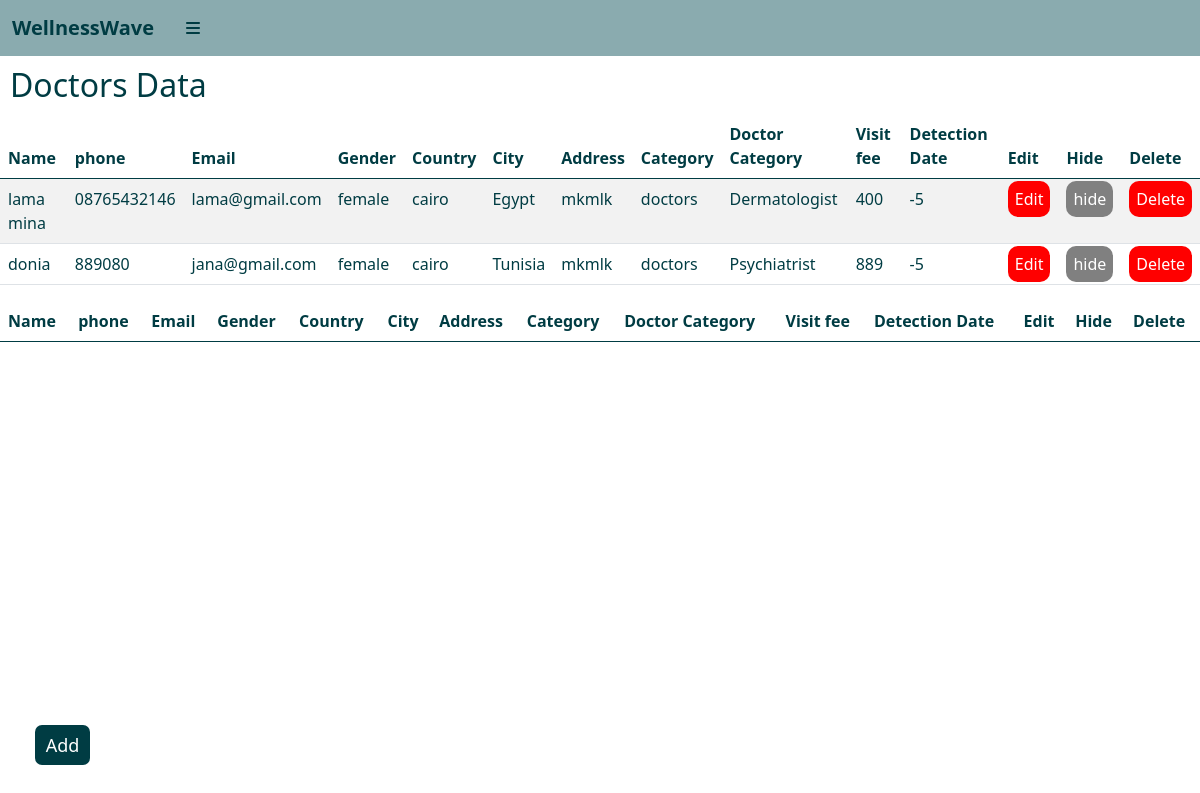
The app's page /wellness-wave-as-admin/ADdoctors.php with its own data.
### tables this page shows
CREATE TABLE `doctor` (
  `doctor_id` int(11) NOT NULL,
  `doctor_name` varchar(255) NOT NULL,
  `phone` varchar(255) NOT NULL,
  `email` varchar(255) NOT NULL,
  `gender` varchar(255) NOT NULL,
  `city` varchar(255) NOT NULL,
  `country` varchar(255) NOT NULL,
  `hide` int(11) NOT NULL DEFAULT 1,
  `category_id` int(11) NOT NULL,
  `doctorcat_id` int(11) NOT NULL,
  `visit_fee` decimal(10,0) NOT NULL,
  `schedule` varchar(255) NOT NULL,
  `address` varchar(255) NOT NULL,
  `image` longtext NOT NULL
);

CREATE TABLE `category` (
  `category_id` int(11) NOT NULL,
  `category_name` varchar(255) NOT NULL
);

CREATE TABLE `doctorcat` (
  `doctorcat_id` int(11) NOT NULL,
  `doctorcat_name` varchar(255) NOT NULL
);

### wellness-wave-as-admin/ADdoctors.php (the view, shortened to what this page needs)
<?php
include("connection.php");
$Join_query="SELECT * FROM `doctor` JOIN `doctorcat` ON `doctor` . `doctorcat_id` = `doctorcat` . `doctorcat_id` JOIN `category` ON `doctor` . `category_id` = `category` . `category_id` WHERE `doctor` . `hide` =1";
$run_join = mysqli_query($connect,$Join_query);
?>
<!DOCTYPE html>
<html lang="en">
<head>
    <link rel="stylesheet" href="CSS/bootstrap.min.css">
    <link rel="stylesheet" href="https://cdnjs.cloudflare.com/ajax/libs/font-awesome/6.5.2/css/all.min.css">
    <link rel="stylesheet" href="CSS/ADdoctors.css">
</head>
<body>
    <div class="main close-nav" id="mainDiv">
        <nav class="navbar navbar-expand-lg navbar-light bg-light">
            <div class="container-fluid">
                <a class="navbar-brand" href="#">WellnessWave</a>
                <div class="collapse navbar-collapse" id="navbarSupportedContent">
                    <li class="nav-item ">
                        <a id="toggleBtn" class="nav-link " href="#" tabindex="-1" aria-disabled="true">
                            <i class="fa-solid fa-bars">
                            </i>
                        </a>
                    </li>
                </div>
            </div>
        </nav>
        <div class="conent">
            <h2>Doctors Data</h2>
            <table id="example" class="table table-striped" style="width:100%">
                <thead>
                    <tr>
                        <th>Name</th>
                        <th>phone</th>
                        <th>Email</th>
                        <th>Gender</th>
                        <th>Country</th>
                        <th>City</th>
                        <th>Address</th>
                        <th>Category</th>
                        <th>Doctor Category</th>
                        <th>Visit fee</th>
                        <th> Detection Date</th>
                        <th>Edit</th>
                        <th>Hide</th>
                        <th>Delete</th>
                    </tr>
                </thead>
                <tbody>
                    <tr>
                    <?php foreach ($run_join as $row) { ?>
             <td><?php echo $row  ['doctor_name'] ?></td>
            <td><?php echo $row  ['phone'] ?></td>
            <td><?php echo $row ['email'] ?></td>
            <td><?php echo $row  ['gender'] ?></td>
            <td><?php echo $row ['city'] ?></td>
            <td><?php echo $row ['country'] ?></td>
            <td><?php echo $row ['address'] ?></td>
            <td><?php echo $row ['category_name'] ?></td>
            <td><?php echo $row ['doctorcat_name'] ?></td>
            <td><?php echo $row ['visit_fee'] ?></td>
            <td><?php echo $row ['schedule'] ?></td>
            <td><a class="one" href="drform.php?edit=<?php echo $row['doctor_id'] ?>">Edit</a></td>
            <td><a class="two" href="ADdoctors.php?hide=<?php echo $row['doctor_id'] ?>">hide</a></td>
            <td><a class="one" href="ADdoctors.php?delete=<?php echo $row['doctor_id'] ?>">Delete</a></td>
                    </tr>
                    <?php } ?>
                </tbody>
            </table>
        </div>
            <table id="example" class="table table-striped" style="width:100%">
                <thead>
                    <tr>
                        <th>Name</th>
                        <th>phone</th>
                        <th>Email</th>
                        <th>Gender</th>
                        <th>Country</th>
                        <th>City</th>
                        <th>Address</th>
                        <th>Category</th>
                        <th>Doctor Category</th>
                        <th>Visit fee</th>
                        <th> Detection Date</th>
                        <th>Edit</th>
                        <th>Hide</th>
                        <th>Delete</th>
                    </tr>
                </thead>
            </table>
        </div>
        <div class="add">
        <a href="drform.php"> <button>
                Add
            </button></a>
        </div>
</body>
</html>

### wellness-wave-as-admin/css/ADdoctors.css (style rules this page uses)
* { padding: 0; margin: 0; box-sizing: border-box; list-style: none; color: #003c43; }
.main { width: 80%; min-height: 100vh; position: absolute; left: 20%; }
.navbar { background-color: #054c5477 !important; color: #003c43 !important; }
.close-nav { width: 100%; left: 0; }
.one { background-color: red; padding: 7px; color: white; border-radius: 10px; text-decoration: none; transition: 0.3s; }
.two { background-color: gray; padding: 7px; color: white; border-radius: 10px; text-decoration: none; transition: 0.3s; }
h2 { margin: 10px; }
.nav-link { transition: 0.2s; color: white !important; }
.navbar-brand { color: #003c43 !important; font-weight: bold; }
.add button { position: absolute; left: 35px; bottom: 35px; border-radius: 7px; background-color: #003c43; color: white; width: 55px; font-size: large; border: none; height: 40px; }

### records on screen
doctor: doctor_name "lama mina", phone "08765432146", email "lama@gmail.com", gender "female", city "cairo", country "Egypt", address "mkmlk", category.category_name "doctors", doctorcat.doctorcat_name "Dermatologist", visit_fee "400", schedule "-5"
doctor: doctor_name "donia", phone "889080", email "jana@gmail.com", gender "female", city "cairo", country "Tunisia", address "mkmlk", category.category_name "doctors", doctorcat.doctorcat_name "Psychiatrist", visit_fee "889", schedule "-5"
